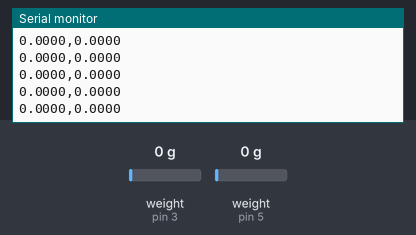
A sketch run on a simulated Arduino Uno, built with avr-gcc and run on an emulated ATmega328P. On the bench: the last lines printed to the serial monitor. Inputs (shaded band) come from the test bench; at power-on: weight on the scale (sensors on pin 3, pin 5) 0 g.

Above: at 3.2 s.
3.3 s: weight on the scale (sensor on pin 3) set to 100 g
At 3.64 s:
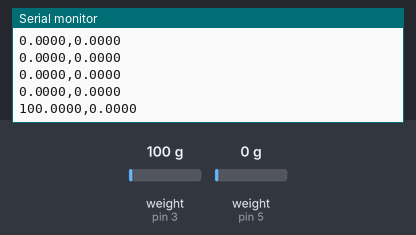
4.8 s: weight on the scale (sensor on pin 5) set to 100 g
At 4.91 s:
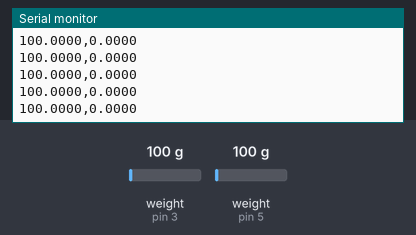
6.3 s: weight on the scale (sensor on pin 3) set to 1250 g
At 6.4 s:
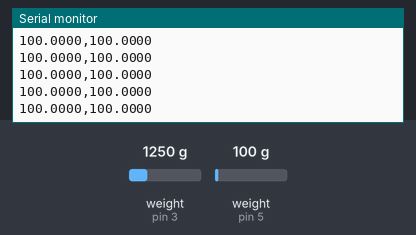
7.8 s: weight on the scale (sensor on pin 5) set to 1250 g
At 7.88 s:
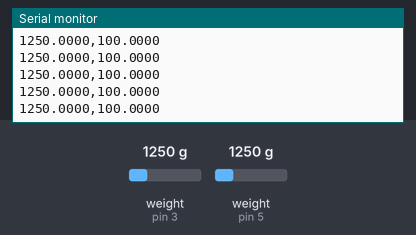
Timing chart, 0 to 10.3 s (numbered marks = the images above; inputs shaded):
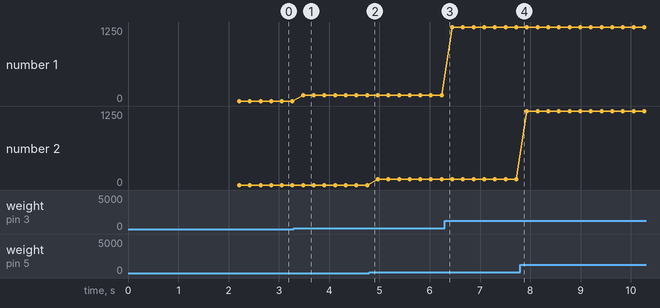

The sketch:

Real_res1_twoLoadCells_HW.ino
```cpp
// ============================================================
// Arduino Code: 2x Load Cells (HX711)
// 输出格式: Force1(g),Force2(g)
// ============================================================

#include "HX711.h"

// --- HX711 引脚定义 ---
// Load Cell 1: 水平剪切力
const int LOADCELL_DOUT_PIN_1 = 3;
const int LOADCELL_SCK_PIN_1  = 2;

// Load Cell 2: 垂直法向力
const int LOADCELL_DOUT_PIN_2 = 5;
const int LOADCELL_SCK_PIN_2  = 4;

// --- HX711 对象 ---
HX711 scale1;
HX711 scale2;

// --- 校准参数（需要你自己标定！） ---
float calibration_factor_1 = 1861.078002;  // 根据你的实际标定更新
float calibration_factor_2 = 2030.073927;

// --- 偏移量（tare）---
long offset_1 = 0;
long offset_2 = 0;

void setup() {
  Serial.begin(115200);
  Serial.println("Initializing 2x Load Cells...");

  // --- 初始化 HX711 ---
  scale1.begin(LOADCELL_DOUT_PIN_1, LOADCELL_SCK_PIN_1);
  scale2.begin(LOADCELL_DOUT_PIN_2, LOADCELL_SCK_PIN_2);

  delay(10);

  if (scale1.is_ready()) Serial.println("Load Cell 1 ready.");
  else Serial.println("Load Cell 1 not found!");

  if (scale2.is_ready()) Serial.println("Load Cell 2 ready.");
  else Serial.println("Load Cell 2 not found!");

  // --- 设置校准系数 ---
  scale1.set_scale(calibration_factor_1);
  scale2.set_scale(calibration_factor_2);

  // --- 去皮 ---
  Serial.println("Taring Load Cells...");
  offset_1 = scale1.read_average(10);
  offset_2 = scale2.read_average(10);

  scale1.set_offset(offset_1);
  scale2.set_offset(offset_2);

  Serial.println("Offsets set.");

  // --- 打印 CSV 表头 ---
  Serial.println("Force1(g),Force2(g)");
}

void loop() {
  // --- 读取 HX711 ---
  float force1 = scale1.get_units(1);
  float force2 = scale2.get_units(1);

  // 保留 4 位小数
  force1 = round(force1 * 10000.0) / 10000.0;
  force2 = round(force2 * 10000.0) / 10000.0;

  // --- 串口输出 CSV 格式 ---
  Serial.print(force1, 4);
  Serial.print(",");
  Serial.println(force2, 4);

  delay(10); // 100 Hz 采样
}
```

Measured:
- after the input at 3.3 s, the serial monitor: prints a new line after 0.18 s (image 1)
- plotted number 1: 0 → 100 after the input at 3.3 s, 100 → 1250 after the input at 6.3 s
